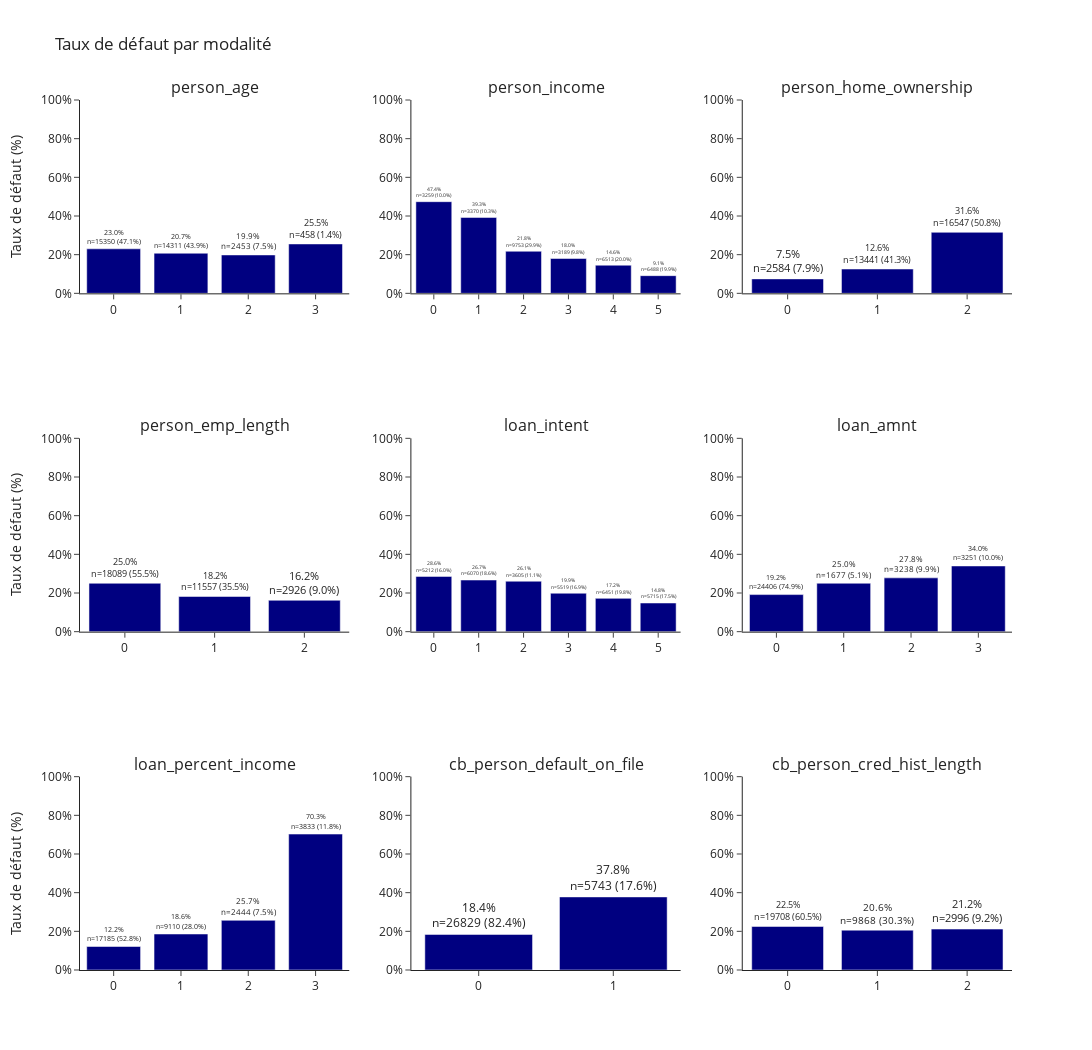

Notebook cell for this chart:
### Markdown cell above
#### <span style="color:orange">Visualisations rapides</span>

### Code cell
plot_default_rates(df, df.columns.drop(['loan_status','loan_grade','loan_int_rate']), n_cols=3)

### Figure 1 — Plotly figure (JSON) as saved in the notebook; plotly's stock layout.template omitted (floating-point values rounded to 4 significant figures)
{"data": [{"marker": {"color": "navy"}, "text": ["23.0%<br>n=15350 (47.1%)", "20.7%<br>n=14311 (43.9%)", "19.9%<br>n=2453 (7.5%)", "25.5%<br>n=458 (1.4%)"], "textposition": "outside", "type": "bar", "x": [0, 1, 2, 3], "xaxis": "x", "y": [23.02, 20.75, 19.85, 25.55], "yaxis": "y"}, {"marker": {"color": "navy"}, "text": ["47.4%<br>n=3259 (10.0%)", "39.3%<br>n=3370 (10.3%)", "21.8%<br>n=9753 (29.9%)", "18.0%<br>n=3189 (9.8%)", "14.6%<br>n=6513 (20.0%)", "9.1%<br>n=6488 (19.9%)"], "textposition": "outside", "type": "bar", "x": [0, 1, 2, 3, 4, 5], "xaxis": "x2", "y": [47.41, 39.26, 21.77, 18.03, 14.56, 9.14], "yaxis": "y2"}, {"marker": {"color": "navy"}, "text": ["7.5%<br>n=2584 (7.9%)", "12.6%<br>n=13441 (41.3%)", "31.6%<br>n=16547 (50.8%)"], "textposition": "outside", "type": "bar", "x": [0, 1, 2], "xaxis": "x3", "y": [7.469, 12.57, 31.57], "yaxis": "y3"}, {"marker": {"color": "navy"}, "text": ["25.0%<br>n=18089 (55.5%)", "18.2%<br>n=11557 (35.5%)", "16.2%<br>n=2926 (9.0%)"], "textposition": "outside", "type": "bar", "x": [0, 1, 2], "xaxis": "x4", "y": [25.03, 18.21, 16.23], "yaxis": "y4"}, {"marker": {"color": "navy"}, "text": ["28.6%<br>n=5212 (16.0%)", "26.7%<br>n=6070 (18.6%)", "26.1%<br>n=3605 (11.1%)", "19.9%<br>n=5519 (16.9%)", "17.2%<br>n=6451 (19.8%)", "14.8%<br>n=5715 (17.5%)"], "textposition": "outside", "type": "bar", "x": [0, 1, 2, 3, 4, 5], "xaxis": "x5", "y": [28.59, 26.71, 26.1, 19.88, 17.22, 14.82], "yaxis": "y5"}, {"marker": {"color": "navy"}, "text": ["19.2%<br>n=24406 (74.9%)", "25.0%<br>n=1677 (5.1%)", "27.8%<br>n=3238 (9.9%)", "34.0%<br>n=3251 (10.0%)"], "textposition": "outside", "type": "bar", "x": [0, 1, 2, 3], "xaxis": "x6", "y": [19.18, 25.04, 27.83, 33.99], "yaxis": "y6"}, {"marker": {"color": "navy"}, "text": ["12.2%<br>n=17185 (52.8%)", "18.6%<br>n=9110 (28.0%)", "25.7%<br>n=2444 (7.5%)", "70.3%<br>n=3833 (11.8%)"], "textposition": "outside", "type": "bar", "x": [0, 1, 2, 3], "xaxis": "x7", "y": [12.15, 18.62, 25.7, 70.31], "yaxis": "y7"}, {"marker": {"color": "navy"}, "text": ["18.4%<br>n=26829 (82.4%)", "37.8%<br>n=5743 (17.6%)"], "textposition": "outside", "type": "bar", "x": [0, 1], "xaxis": "x8", "y": [18.4, 37.8], "yaxis": "y8"}, {"marker": {"color": "navy"}, "text": ["22.5%<br>n=19708 (60.5%)", "20.6%<br>n=9868 (30.3%)", "21.2%<br>n=2996 (9.2%)"], "textposition": "outside", "type": "bar", "x": [0, 1, 2], "xaxis": "x9", "y": [22.52, 20.61, 21.16], "yaxis": "y9"}], "layout": {"annotations": [{"font": {"size": 16}, "showarrow": false, "text": "person_age", "x": 0.1444, "xanchor": "center", "xref": "paper", "y": 1, "yanchor": "bottom", "yref": "paper"}, {"font": {"size": 16}, "showarrow": false, "text": "person_income", "x": 0.5, "xanchor": "center", "xref": "paper", "y": 1, "yanchor": "bottom", "yref": "paper"}, {"font": {"size": 16}, "showarrow": false, "text": "person_home_ownership", "x": 0.8556, "xanchor": "center", "xref": "paper", "y": 1, "yanchor": "bottom", "yref": "paper"}, {"font": {"size": 16}, "showarrow": false, "text": "person_emp_length", "x": 0.1444, "xanchor": "center", "xref": "paper", "y": 0.6111, "yanchor": "bottom", "yref": "paper"}, {"font": {"size": 16}, "showarrow": false, "text": "loan_intent", "x": 0.5, "xanchor": "center", "xref": "paper", "y": 0.6111, "yanchor": "bottom", "yref": "paper"}, {"font": {"size": 16}, "showarrow": false, "text": "loan_amnt", "x": 0.8556, "xanchor": "center", "xref": "paper", "y": 0.6111, "yanchor": "bottom", "yref": "paper"}, {"font": {"size": 16}, "showarrow": false, "text": "loan_percent_income", "x": 0.1444, "xanchor": "center", "xref": "paper", "y": 0.2222, "yanchor": "bottom", "yref": "paper"}, {"font": {"size": 16}, "showarrow": false, "text": "cb_person_default_on_file", "x": 0.5, "xanchor": "center", "xref": "paper", "y": 0.2222, "yanchor": "bottom", "yref": "paper"}, {"font": {"size": 16}, "showarrow": false, "text": "cb_person_cred_hist_length", "x": 0.8556, "xanchor": "center", "xref": "paper", "y": 0.2222, "yanchor": "bottom", "yref": "paper"}], "height": 1050, "showlegend": false, "title": {"text": "Taux de défaut par modalité"}, "width": 1100, "xaxis": {"anchor": "y", "domain": [0, 0.2889], "type": "category"}, "xaxis2": {"anchor": "y2", "domain": [0.3556, 0.6444], "type": "category"}, "xaxis3": {"anchor": "y3", "domain": [0.7111, 1], "type": "category"}, "xaxis4": {"anchor": "y4", "domain": [0, 0.2889], "type": "category"}, "xaxis5": {"anchor": "y5", "domain": [0.3556, 0.6444], "type": "category"}, "xaxis6": {"anchor": "y6", "domain": [0.7111, 1], "type": "category"}, "xaxis7": {"anchor": "y7", "domain": [0, 0.2889], "type": "category"}, "xaxis8": {"anchor": "y8", "domain": [0.3556, 0.6444], "type": "category"}, "xaxis9": {"anchor": "y9", "domain": [0.7111, 1], "type": "category"}, "yaxis": {"anchor": "x", "domain": [0.7778, 1], "range": [0, 100], "ticksuffix": "%", "title": {"text": "Taux de défaut (%)"}}, "yaxis2": {"anchor": "x2", "domain": [0.7778, 1], "range": [0, 100], "ticksuffix": "%"}, "yaxis3": {"anchor": "x3", "domain": [0.7778, 1], "range": [0, 100], "ticksuffix": "%"}, "yaxis4": {"anchor": "x4", "domain": [0.3889, 0.6111], "range": [0, 100], "ticksuffix": "%", "title": {"text": "Taux de défaut (%)"}}, "yaxis5": {"anchor": "x5", "domain": [0.3889, 0.6111], "range": [0, 100], "ticksuffix": "%"}, "yaxis6": {"anchor": "x6", "domain": [0.3889, 0.6111], "range": [0, 100], "ticksuffix": "%"}, "yaxis7": {"anchor": "x7", "domain": [0, 0.2222], "range": [0, 100], "ticksuffix": "%", "title": {"text": "Taux de défaut (%)"}}, "yaxis8": {"anchor": "x8", "domain": [0, 0.2222], "range": [0, 100], "ticksuffix": "%"}, "yaxis9": {"anchor": "x9", "domain": [0, 0.2222], "range": [0, 100], "ticksuffix": "%"}}}
